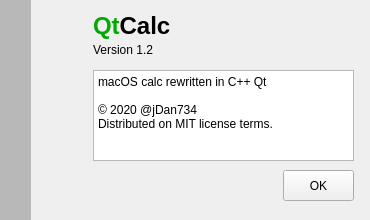
<?xml version="1.0" encoding="UTF-8"?>
<ui version="4.0">
 <class>AboutApp</class>
 <widget class="QDialog" name="AboutApp">
  <property name="geometry">
   <rect>
    <x>0</x>
    <y>0</y>
    <width>370</width>
    <height>220</height>
   </rect>
  </property>
  <property name="minimumSize">
   <size>
    <width>370</width>
    <height>220</height>
   </size>
  </property>
  <property name="maximumSize">
   <size>
    <width>370</width>
    <height>220</height>
   </size>
  </property>
  <property name="windowTitle">
   <string>About QtCalc</string>
  </property>
  <widget class="QTextBrowser" name="textBrowser">
   <property name="geometry">
    <rect>
     <x>93</x>
     <y>70</y>
     <width>261</width>
     <height>91</height>
    </rect>
   </property>
   <property name="focusPolicy">
    <enum>Qt::NoFocus</enum>
   </property>
   <property name="acceptDrops">
    <bool>false</bool>
   </property>
   <property name="html">
    <string>&lt;!DOCTYPE HTML PUBLIC &quot;-//W3C//DTD HTML 4.0//EN&quot; &quot;http://www.w3.org/TR/REC-html40/strict.dtd&quot;&gt;
&lt;html&gt;&lt;head&gt;&lt;meta name=&quot;qrichtext&quot; content=&quot;1&quot; /&gt;&lt;style type=&quot;text/css&quot;&gt;
p, li { white-space: pre-wrap; }
&lt;/style&gt;&lt;/head&gt;&lt;body style=&quot; font-family:'MS Shell Dlg 2'; font-size:8.25pt; font-weight:400; font-style:normal;&quot;&gt;
&lt;p style=&quot; margin-top:0px; margin-bottom:0px; margin-left:0px; margin-right:0px; -qt-block-indent:0; text-indent:0px;&quot;&gt;&lt;span style=&quot; font-size:9pt;&quot;&gt;macOS calc rewritten in C++ Qt&lt;/span&gt;&lt;/p&gt;
&lt;p style=&quot;-qt-paragraph-type:empty; margin-top:0px; margin-bottom:0px; margin-left:0px; margin-right:0px; -qt-block-indent:0; text-indent:0px; font-size:9pt;&quot;&gt;&lt;br /&gt;&lt;/p&gt;
&lt;p style=&quot; margin-top:0px; margin-bottom:0px; margin-left:0px; margin-right:0px; -qt-block-indent:0; text-indent:0px;&quot;&gt;&lt;span style=&quot; font-family:'Noto Sans Display'; font-size:9pt;&quot;&gt;© 2020 @jDan734&lt;/span&gt;&lt;/p&gt;
&lt;p style=&quot; margin-top:0px; margin-bottom:0px; margin-left:0px; margin-right:0px; -qt-block-indent:0; text-indent:0px;&quot;&gt;&lt;span style=&quot; font-family:'Noto Sans Display'; font-size:9pt;&quot;&gt;Distributed on MIT license terms.&lt;/span&gt;&lt;/p&gt;&lt;/body&gt;&lt;/html&gt;</string>
   </property>
  </widget>
  <widget class="QLabel" name="label_3">
   <property name="geometry">
    <rect>
     <x>93</x>
     <y>40</y>
     <width>261</width>
     <height>21</height>
    </rect>
   </property>
   <property name="font">
    <font>
     <pointsize>11</pointsize>
    </font>
   </property>
   <property name="styleSheet">
    <string notr="true">font-size:11pt; </string>
   </property>
   <property name="text">
    <string>&lt;html&gt;&lt;head/&gt;&lt;body&gt;&lt;p&gt;&lt;span style=&quot; font-size:9pt;&quot;&gt;Version 1.2&lt;/span&gt;&lt;/p&gt;&lt;/body&gt;&lt;/html&gt;</string>
   </property>
  </widget>
  <widget class="QLabel" name="label_2">
   <property name="geometry">
    <rect>
     <x>93</x>
     <y>6</y>
     <width>201</width>
     <height>41</height>
    </rect>
   </property>
   <property name="font">
    <font>
     <pointsize>20</pointsize>
    </font>
   </property>
   <property name="text">
    <string>&lt;html&gt;&lt;head/&gt;&lt;body&gt;&lt;p&gt;&lt;span style=&quot; font-size:18pt; font-weight:792; color:#00aa00;&quot;&gt;Qt&lt;/span&gt;&lt;span style=&quot; font-size:18pt; font-weight:792; color:#000000;&quot;&gt;C&lt;/span&gt;&lt;span style=&quot; font-size:18pt; font-weight:792;&quot;&gt;alc&lt;/span&gt;&lt;/p&gt;&lt;/body&gt;&lt;/html&gt;</string>
   </property>
  </widget>
  <widget class="QWidget" name="widget" native="true">
   <property name="geometry">
    <rect>
     <x>0</x>
     <y>0</y>
     <width>31</width>
     <height>221</height>
    </rect>
   </property>
   <property name="styleSheet">
    <string notr="true">background:#b8b8b8;</string>
   </property>
  </widget>
  <widget class="QLabel" name="label">
   <property name="geometry">
    <rect>
     <x>20</x>
     <y>10</y>
     <width>71</width>
     <height>71</height>
    </rect>
   </property>
   <property name="text">
    <string>&lt;html&gt;&lt;head/&gt;&lt;body&gt;&lt;p&gt;&lt;img src=&quot;:/app/img/app/App_Calculator_2.svg&quot;/&gt;&lt;/p&gt;&lt;/body&gt;&lt;/html&gt;</string>
   </property>
  </widget>
  <widget class="QPushButton" name="pushButton">
   <property name="geometry">
    <rect>
     <x>283</x>
     <y>170</y>
     <width>71</width>
     <height>31</height>
    </rect>
   </property>
   <property name="text">
    <string>OK</string>
   </property>
   <property name="autoDefault">
    <bool>false</bool>
   </property>
   <property name="default">
    <bool>false</bool>
   </property>
   <property name="flat">
    <bool>false</bool>
   </property>
  </widget>
 </widget>
 <resources/>
 <connections/>
</ui>
